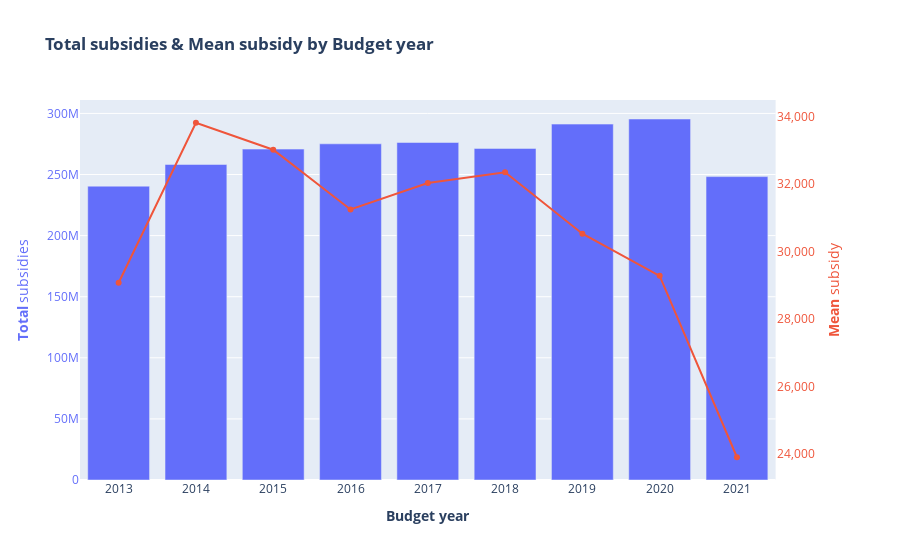

Source (notebook cell):
### Markdown cell above
#### Subsidies & Reject rates

### Code cell
# BY YEAR: SUBSIDIES & MEAN

# Create figure with secondary y-axis
fig = make_subplots(specs=[[{"secondary_y": True}]])

# Dataframes
gb = data.groupby('annee_budgetaire').agg(total_subsidies = ('montant_vote', 'sum'), mean_subsidy = ('montant_vote', 'mean'))

# Add traces
fig.add_trace(
    go.Bar(x=gb.index, y=gb.total_subsidies, name='Total subsidies'),
    secondary_y=False,
)

fig.add_trace(
    go.Scatter(x=gb.index, y=gb.mean_subsidy, name='Mean subsidy'),
    secondary_y=True,
)

# Layout
fig.update_layout(
    title_text='<b>Total subsidies & Mean subsidy by Budget year</b>',
    showlegend = False,
    hovermode='x unified',
)

# Set x-axis title
fig.update_xaxes(title_text='<b>Budget year</b>')

# Set y-axes titles
fig.update_yaxes(title_text='<b>Total</b> subsidies', color = '#636EFA', secondary_y=False)
fig.update_yaxes(title_text='<b>Mean</b> subsidy', color='#EF553B', showgrid = False, tickformat = ',.0f', secondary_y=True)

fig.show()

### Figure 1 — Plotly figure (JSON) as saved in the notebook; plotly's stock layout.template omitted (floating-point values rounded to 4 significant figures)
{"data": [{"name": "Total subsidies", "type": "bar", "x": [2013, 2014, 2015, 2016, 2017, 2018, 2019, 2020, 2021], "xaxis": "x", "y": [240473838, 258232427, 270810362, 275127627, 276221059, 271368658, 291271234, 295442066, 248298009], "yaxis": "y"}, {"name": "Mean subsidy", "type": "scatter", "x": [2013, 2014, 2015, 2016, 2017, 2018, 2019, 2020, 2021], "xaxis": "x", "y": [29070.0, 33810.0, 33010.0, 31240.0, 32020.0, 32340.0, 30520.0, 29270.0, 23900.0], "yaxis": "y2"}], "layout": {"hovermode": "x unified", "showlegend": false, "title": {"text": "<b>Total subsidies & Mean subsidy by Budget year</b>"}, "xaxis": {"anchor": "y", "domain": [0, 0.94], "title": {"text": "<b>Budget year</b>"}}, "yaxis": {"anchor": "x", "color": "#636EFA", "domain": [0, 1], "title": {"text": "<b>Total</b> subsidies"}}, "yaxis2": {"anchor": "x", "color": "#EF553B", "overlaying": "y", "showgrid": false, "side": "right", "tickformat": ",.0f", "title": {"text": "<b>Mean</b> subsidy"}}}}
